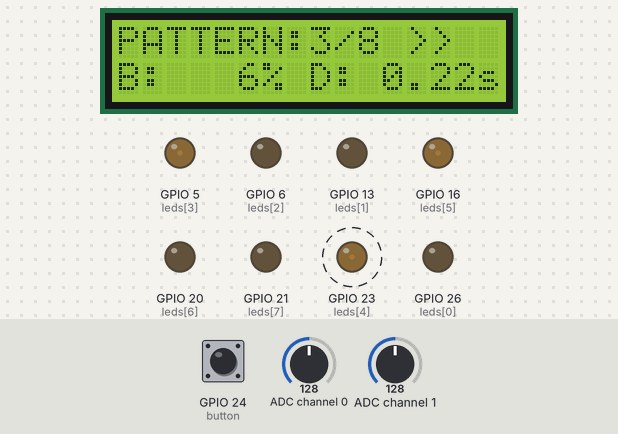
Bench run of a program on a simulated Raspberry Pi (BCM pin numbers). Shown: 16×2 character LCD, output pins drawn as LEDs (lit = HIGH). Dashed ring = blinking. The test bench sets the inputs (shaded band); at power-on: GPIO 24 (button) HIGH, ADC channel 1 = 128, ADC channel 0 = 128 (analog values on the 0–255 scale). Random numbers come from a fixed seed; threads take turns every 2 ms.

Above: at 1.2 s.
1.3 s: GPIO 24 (button) pulled LOW for 0.25 s
At 2.14 s:
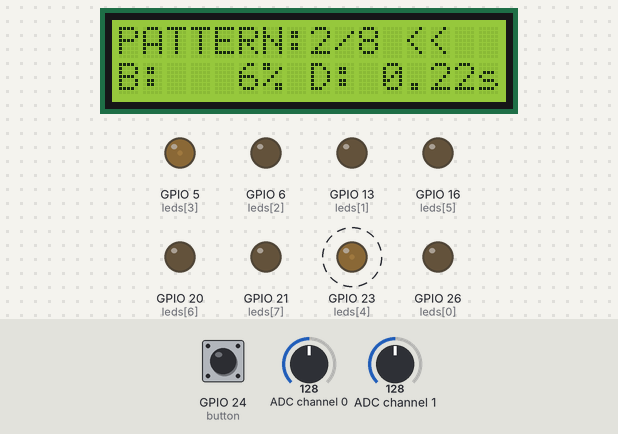
3.3 s: ADC channel 1 set to 0
At 4.3 s:
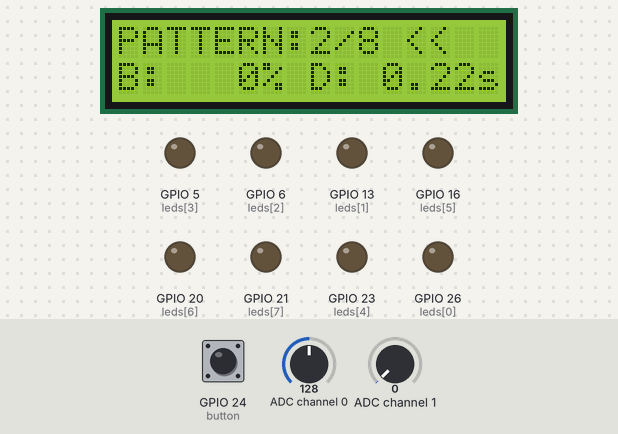
5.2 s: ADC channel 1 set to 224
At 5.7 s:
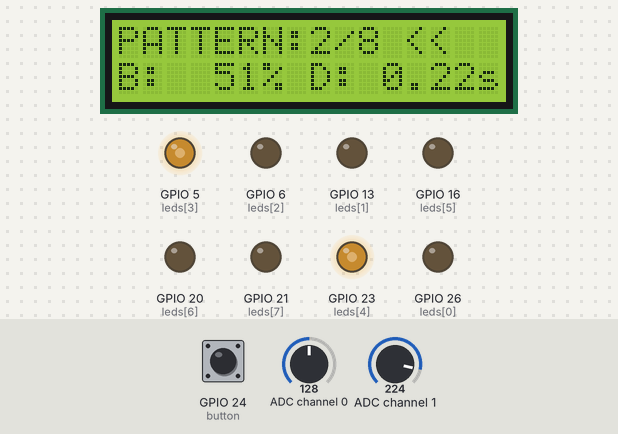
7.3 s: GPIO 24 (button) pulled LOW for 1 s
At 7.93 s:
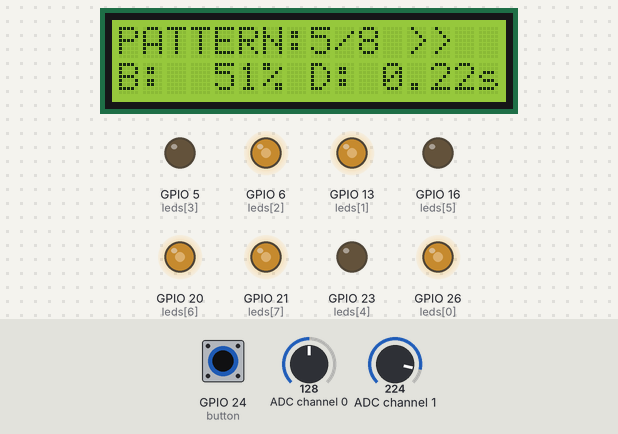
9.8 s: ADC channel 1 set to 255
At 10.37 s:
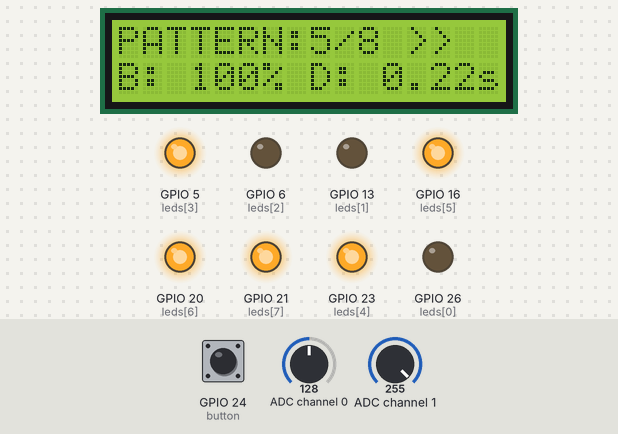
11.7 s: GPIO 24 (button) pulled LOW for 0.25 s
At 12.15 s:
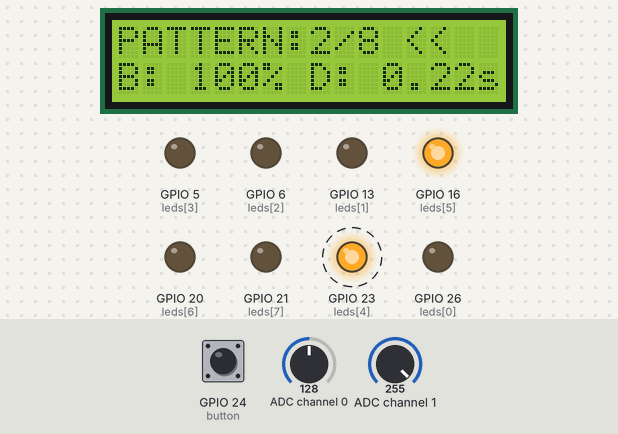
Timing chart, 0 to 14.7 s (numbered marks = the images above; inputs shaded):
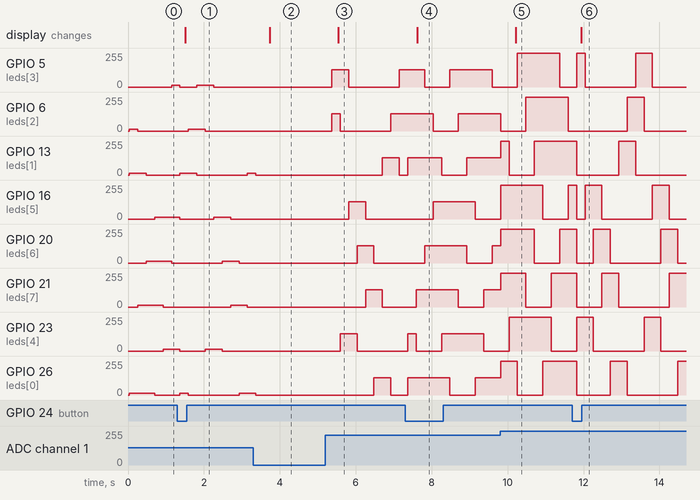

Measured:
- after the input at 1.3 s, the display: changes after 0.21 s (image 1)
- after the input at 3.3 s, the display: changes after 0.44 s (image 2)
- after the input at 5.2 s, GPIO 5 (leds[3]): 0/255 → 129/255 after 0.17 s, → 0/255 0.45 s later, → 129/255 1.3 s later; GPIO 6 (leds[2]): 0/255 → 129/255 after 0.17 s, → 0/255 0.22 s later, → 129/255 1.3 s later
- after the input at 7.3 s, the display: changes after 0.32 s (image 4)
- after the input at 9.8 s, the display: changes after 0.41 s (image 5)
- after the input at 11.7 s, the display: changes after 0.24 s (image 6)

The program:

Project3_part2.py
```python
#!/usr/bin/python3
# Original Author: M. Heidenreich (c)
# Adapted by: Smitkumar Patel, December 2023

from signal import signal, SIGTERM, SIGHUP, pause
from gpiozero import PWMLED, Button
from threading import Thread
from time import sleep
from random import randrange
from rpi_lcd import LCD
from math import log10
from smbus import SMBus

bus = SMBus(1)
lcd = LCD()
leds = [PWMLED(26), PWMLED(13), PWMLED(6), PWMLED(5), PWMLED(23), PWMLED(16),
        PWMLED(20), PWMLED(21)]
button = Button(24)
steps = 255
fade_factor = (steps * log10(2))/(log10(steps))
ads7830_commands = (0x84, 0xc4, 0x94, 0xd4, 0xa4, 0xe4, 0xb4, 0xf4)


WHEN_RUNNING = True
delay = 0.1


def read_ads7830(input):
    bus.write_byte(0x4b, ads7830_commands[input])
    return bus.read_byte(0x4b)


def rotation_change():
    global START_LED, END_LED, count, message, direction

    START_LED, END_LED = END_LED, START_LED

    while True:
        new_count = randrange(0, len(LED_PATTERN))

        if new_count != count:
            count = new_count
            break


def print_LCD():
    while True:

        num = str(count+1)

        if count % 2 != 0:
            direction = " << "
        elif count % 2 == 0:
            direction = " >> "
        message = "PATTERN:" + num + "/8" + direction
        lcd.text(message, 1)

        lcd.text(f"B: {brightness*100:3.0f}% D: {delay:2.2f}s", 2)
        sleep(0.25)


LED_PATTERN = [
            [1, 0, 0, 0, 0, 0, 0, 0],
            [1, 1, 0, 0, 0, 0, 0, 0],
            [1, 1, 1, 0, 0, 0, 0, 0],
            [1, 1, 1, 1, 0, 0, 0, 0],
            [1, 1, 1, 1, 1, 0, 0, 0],
            [1, 1, 1, 1, 1, 1, 0, 0],
            [1, 1, 1, 1, 1, 1, 1, 0],
            [1, 0, 1, 0, 1, 0, 1, 0]
           ]

count = 0
START_LED = 7
END_LED = 0


def safe_exit(signum, frame):
    exit(1)


def patterns():
    global delay, brightness
    while WHEN_RUNNING:
        value = read_ads7830(0)
        delay = 0.02+0.4*value/255

        bvalue = read_ads7830(1)
        brightness = (pow(2, (bvalue/fade_factor))-1)/steps

        for id in range(8):
            leds[id].value = LED_PATTERN[count][id]*brightness

        token = LED_PATTERN[count].pop(END_LED)
        LED_PATTERN[count].insert(START_LED, token)

        sleep(delay)


signal(SIGTERM, safe_exit)
signal(SIGHUP, safe_exit)

try:

    button.when_pressed = rotation_change
    count = randrange(0, len(LED_PATTERN))
    worker = Thread(target=patterns, daemon=True)
    print_LCD = Thread(target=print_LCD, daemon=True)
    worker.start()
    print_LCD.start()

    pause()

except KeyboardInterrupt:
    pass

finally:
    WHEN_RUNNING = False
    sleep(1.5*delay)

    lcd.clear()

    for id in range(8):
        leds[id].close()
```
